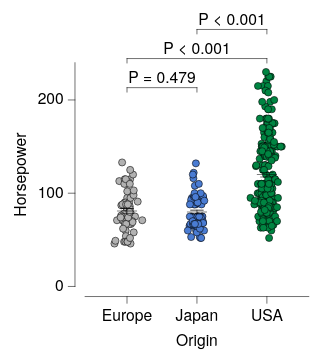

Write the Vega-Lite specification saved for this chart.
### Vega-Lite specification from a JSON file in a GitHub repository (floating-point values rounded to 4 significant figures; data arrays with more than 128 entries replaced by an {"elided": "..."} marker saying what was removed)
{"background": null, "config": {"arc": {"fill": "#DBDBDB", "fillOpacity": 1.0, "innerRadius": 25.0, "padAngle": 0.03, "stroke": "black", "strokeOpacity": 1, "strokeWidth": 0.25}, "area": {"fill": "#DBDBDB", "fillOpacity": 1.0, "stroke": "black", "strokeOpacity": 1, "strokeWidth": 0.25}, "axis": {"domain": true, "domainCap": "round", "domainColor": "black", "domainWidth": 0.25, "grid": false, "gridCap": "round", "gridColor": "#F1F1F1", "gridDash": [0, 0], "gridOpacity": 1.0, "gridWidth": 0.25, "labelColor": "black", "labelFont": "Helvetica Neue, HelveticaNeue, Helvetica, Arial, sans-serif", "labelFontSize": 7, "labelFontStyle": "normal", "labelFontWeight": 400, "offset": 4.5, "ticks": true, "tickCap": "round", "tickColor": "black", "tickRound": false, "tickSize": 3, "tickWidth": 0.25, "titleColor": "black", "titleFont": "Helvetica Neue, HelveticaNeue, Helvetica, Arial, sans-serif", "titleFontSize": 7, "titleFontStyle": "normal", "titleFontWeight": 400}, "axisX": {"domain": true, "labelAlign": "center", "labelAngle": 0, "labels": true, "ticks": true, "translate": 0}, "axisY": {"domain": true, "labelAlign": "right", "labelAngle": 0, "labels": true, "ticks": true, "translate": 0}, "axisRight": {"domain": true, "labelAlign": "left", "labelAngle": 0, "labels": true, "ticks": true, "translate": 0}, "axisTop": {"domain": true, "labelAlign": "center", "labelAngle": 0, "labels": true, "ticks": true, "translate": 0}, "axisBand": {"tickOffset": 0}, "bar": {"fill": "#DBDBDB", "fillOpacity": 1.0, "stroke": "black", "strokeOpacity": 1, "strokeWidth": 0.25}, "boxplot": {"size": 9.0, "ticks": {"cornerRadius": 0.25, "fill": "black", "opacity": 1, "size": 4.5, "thickness": 0.25}, "box": {"fillOpacity": 1.0, "stroke": "black", "strokeOpacity": 1, "strokeWidth": 0.25}, "median": {"cornerRadius": 0, "fill": "black", "fillOpacity": 1.0, "opacity": 1, "size": 9.0, "thickness": 0.25}, "rule": {"fill": "black", "fillOpacity": 1.0, "size": 10.0, "stroke": "black", "strokeDash": [0, 0], "strokeOpacity": 1, "strokeWidth": 0.25}, "outliers": {"color": "black", "fill": "black", "fillOpacity": 1.0, "size": 0, "stroke": "black", "strokeOpacity": 1, "strokeWidth": 0.25}}, "circle": {"fill": "black", "fillOpacity": 1.0, "size": 1.25, "stroke": null, "strokeOpacity": 1, "strokeWidth": 0.25}, "errorband": {"band": {"fillOpacity": 0.6, "stroke": null, "strokeWidth": 0.25, "strokeOpacity": 1}, "borders": {"opacity": 0, "strokeOpacity": 0.25, "strokeWidth": 1}}, "errorbar": {"opacity": 1, "rule": {"strokeDash": [0, 0], "strokeWidth": 0.25}, "ticks": {"color": "black", "cornerRadius": 0.125, "opacity": 1, "size": 6.0, "thickness": 0.25}, "thickness": 0.25}, "font": "Helvetica Neue, HelveticaNeue, Helvetica, Arial, sans-serif", "geoshape": {"fill": "#DBDBDB", "fillOpacity": 1.0, "stroke": "black", "strokeOpacity": 1, "strokeWidth": 0.25}, "header": {"labelColor": "black", "labelFont": "Helvetica Neue, HelveticaNeue, Helvetica, Arial, sans-serif", "labelFontSize": 7, "labelFontStyle": "normal", "labelFontWeight": 400, "titleColor": "black", "titleFont": "Helvetica Neue, HelveticaNeue, Helvetica, Arial, sans-serif", "titleFontSize": 7, "titleFontStyle": "normal", "titleFontWeight": 400, "titlePadding": 0}, "legend": {"disable": false, "offset": 4.5, "titlePadding": 4, "labelOffset": 2, "gradientLabelOffset": 2, "gradientLength": 50.0, "gradientThickness": 5.0, "gradientOpacity": 1.0, "gradientStrokeColor": "black", "gradientStrokeWidth": 0.25, "labelColor": "black", "labelFont": "Helvetica Neue, HelveticaNeue, Helvetica, Arial, sans-serif", "labelFontSize": 7, "labelFontStyle": "normal", "labelFontWeight": 400, "strokeColor": "black", "strokeWidth": 0, "symbolSize": 42, "symbolStrokeColor": "black", "symbolStrokeWidth": 0.25, "titleColor": "black", "titleFont": "Helvetica Neue, HelveticaNeue, Helvetica, Arial, sans-serif", "titleFontSize": 7, "titleFontStyle": "normal", "titleFontWeight": 400}, "line": {"color": "black", "stroke": "black", "strokeCap": "butt", "strokeDash": [0, 0], "strokeOpacity": 1, "strokeWidth": 0.5}, "point": {"filled": true, "fill": "#DBDBDB", "fillOpacity": 1.0, "size": 5.0, "stroke": "black", "strokeOpacity": 1, "strokeWidth": 0.25}, "range": {"category": ["#B2B2B2", "#4A7CD3", "#008542", "#664CAF", "#509F98", "#636363", "#284F93", "#005226", "#382864", "#285753"], "diverging": {"scheme": ["#443E60", "#5F597E", "#7C759B", "#9994B6", "#B7B4CC", "#D6D5DC", "#F6F6F6", "#D1DAD9", "#A4C2BF", "#7AA9A4", "#578E89", "#37736E", "#1B5954"]}, "heatmap": {"scheme": ["#440154", "#472270", "#433E82", "#38598C", "#2C728E", "#238A8D", "#24A086", "#39B578", "#5DC862", "#96D646", "#CAE02D", "#FDE724"]}, "ordinal": {"scheme": ["#F1F1F1", "#DBDBDB", "#C6C6C6", "#B2B2B2", "#9D9D9D", "#898989", "#767676", "#636363", "#515151", "#404040", "#2F2F2F", "#1F1F1F"]}, "ramp": {"scheme": ["#440154", "#472270", "#433E82", "#38598C", "#2C728E", "#238A8D", "#24A086", "#39B578", "#5DC862", "#96D646", "#CAE02D", "#FDE724"]}}, "rule": {"color": "black", "stroke": "black", "strokeCap": "round", "strokeDash": [2, 2], "strokeOpacity": 1, "strokeWidth": 0.25}, "scale": {"barBandPaddingInner": 0.1, "rectBandPaddingInner": 0, "tickBandPaddingInner": 0.1, "bandPaddingOuter": 0.1, "bandWithNestedOffsetPaddingInner": 0.2, "bandWithNestedOffsetPaddingOuter": 0.2, "offsetBandPaddingInner": 0, "offsetBandPaddingOuter": 0, "round": false}, "rect": {"fill": "#DBDBDB", "fillOpacity": 1.0, "stroke": "black", "strokeOpacity": 1, "strokeWidth": 0.25}, "square": {"fill": "#DBDBDB", "fillOpacity": 1.0, "size": 10.0, "stroke": "black", "strokeOpacity": 1, "strokeWidth": 0.25}, "text": {"color": "black", "font": "Helvetica Neue, HelveticaNeue, Helvetica, Arial, sans-serif", "fontSize": 7, "fontStyle": "normal", "fontWeight": 400}, "tick": {"color": "black", "cornerRadius": 0.125, "opacity": 1.0, "size": 9.0, "thickness": 0.25}, "title": {"anchor": "middle", "frame": "group", "color": "black", "font": "Helvetica Neue, HelveticaNeue, Helvetica, Arial, sans-serif", "fontSize": 7, "fontStyle": "normal", "fontWeight": 400, "subtitleColor": "black", "subtitleFont": "Helvetica Neue, HelveticaNeue, Helvetica, Arial, sans-serif", "subtitleFontSize": "Helvetica Neue, HelveticaNeue, Helvetica, Arial, sans-serif", "subtitleFontStyle": "normal", "subtitleFontWeight": 400}, "trail": {"color": "black", "opacity": 1, "size": 0.5}, "view": {"continuousWidth": 100, "continuousHeight": 100, "discreteWidth": 100, "discreteHeight": 100, "fill": null, "stroke": null, "strokeWidth": 0.25}}, "layer": [{"data": {"name": "data-53eecb024a78fdc2be808dcfdc3af7a2"}, "mark": {"type": "circle", "opacity": 1.0, "size": 10.0, "stroke": "black", "strokeOpacity": 1, "strokeWidth": 0.25}, "encoding": {"color": {"field": "Origin", "legend": null, "scale": {"domain": ["Europe", "Japan", "USA"]}, "sort": ["Europe", "Japan", "USA"], "title": null, "type": "nominal"}, "x": {"axis": {}, "field": "Origin", "scale": {"domain": ["Europe", "Japan", "USA"]}, "sort": ["Europe", "Japan", "USA"], "title": "Origin", "type": "nominal"}, "xOffset": {"field": "jitter_x", "scale": {"domain": [-7.33, 7.33], "range": [5.17, 19.83]}, "type": "quantitative"}, "y": {"field": "Horsepower", "title": "Horsepower", "type": "quantitative"}}}, {"data": {"name": "data-6c4882663eaca411296217af4f5e04f9"}, "mark": {"type": "errorbar"}, "encoding": {"x": {"axis": {}, "field": "Origin", "scale": {"domain": ["Europe", "Japan", "USA"]}, "sort": ["Europe", "Japan", "USA"], "title": "Origin", "type": "nominal"}, "y": {"field": "__mean", "title": "Horsepower", "type": "quantitative"}, "yError": {"field": "__error"}}}, {"data": {"name": "data-6c4882663eaca411296217af4f5e04f9"}, "mark": {"type": "tick"}, "encoding": {"x": {"axis": {}, "field": "Origin", "scale": {"domain": ["Europe", "Japan", "USA"]}, "sort": ["Europe", "Japan", "USA"], "title": "Origin", "type": "nominal"}, "y": {"field": "__mean", "title": "Horsepower", "type": "quantitative"}}}, {"layer": [{"layer": [{"data": {"values": [{"x": "USA", "x2": "Europe", "y": 230.0, "__dysonsphere__": 1}]}, "mark": {"type": "rule", "strokeCap": "round", "strokeDash": [0, 0], "strokeWidth": 0.25, "yOffset": -6.0}, "encoding": {"x": {"value": 81.25}, "x2": {"value": 18.75}, "y": {"field": "y", "type": "quantitative"}}}, {"data": {"values": [{"x": "USA", "y": 230.0, "y2": 230.0, "__dysonsphere__": 1}]}, "mark": {"type": "rule", "strokeCap": "round", "strokeDash": [0, 0], "strokeWidth": 0.25, "y2Offset": -4.0, "yOffset": -6.0}, "encoding": {"x": {"value": 81.25}, "y": {"field": "y", "type": "quantitative"}, "y2": {"field": "y2"}}}, {"data": {"values": [{"x": "Europe", "y": 230.0, "y2": 230.0, "__dysonsphere__": 1}]}, "mark": {"type": "rule", "strokeCap": "round", "strokeDash": [0, 0], "strokeWidth": 0.25, "y2Offset": -4.0, "yOffset": -6.0}, "encoding": {"x": {"value": 18.75}, "y": {"field": "y", "type": "quantitative"}, "y2": {"field": "y2"}}}, {"data": {"values": [{"y": 230.0, "label": "P < 0.001", "__dysonsphere__": 1}]}, "mark": {"type": "text", "align": "center", "dy": -10.0, "fontSize": 7}, "encoding": {"text": {"field": "label", "type": "nominal"}, "x": {"value": 50.0}, "y": {"field": "y", "type": "quantitative"}}}]}, {"layer": [{"data": {"values": [{"x": "Europe", "x2": "Japan", "y": 230.0, "__dysonsphere__": 1}]}, "mark": {"type": "rule", "strokeCap": "round", "strokeDash": [0, 0], "strokeWidth": 0.25, "yOffset": 7.0}, "encoding": {"x": {"value": 18.75}, "x2": {"value": 50.0}, "y": {"field": "y", "type": "quantitative"}}}, {"data": {"values": [{"x": "Europe", "y": 230.0, "y2": 230.0, "__dysonsphere__": 1}]}, "mark": {"type": "rule", "strokeCap": "round", "strokeDash": [0, 0], "strokeWidth": 0.25, "y2Offset": 9.0, "yOffset": 7.0}, "encoding": {"x": {"value": 18.75}, "y": {"field": "y", "type": "quantitative"}, "y2": {"field": "y2"}}}, {"data": {"values": [{"x": "Japan", "y": 230.0, "y2": 230.0, "__dysonsphere__": 1}]}, "mark": {"type": "rule", "strokeCap": "round", "strokeDash": [0, 0], "strokeWidth": 0.25, "y2Offset": 9.0, "yOffset": 7.0}, "encoding": {"x": {"value": 50.0}, "y": {"field": "y", "type": "quantitative"}, "y2": {"field": "y2"}}}, {"data": {"values": [{"y": 230.0, "label": "P = 0.479", "__dysonsphere__": 1}]}, "mark": {"type": "text", "align": "center", "dy": 3.0, "fontSize": 7}, "encoding": {"text": {"field": "label", "type": "nominal"}, "x": {"value": 34.38}, "y": {"field": "y", "type": "quantitative"}}}]}, {"layer": [{"data": {"values": [{"x": "USA", "x2": "Japan", "y": 230.0, "__dysonsphere__": 1}]}, "mark": {"type": "rule", "strokeCap": "round", "strokeDash": [0, 0], "strokeWidth": 0.25, "yOffset": -19.0}, "encoding": {"x": {"value": 81.25}, "x2": {"value": 50.0}, "y": {"field": "y", "type": "quantitative"}}}, {"data": {"values": [{"x": "USA", "y": 230.0, "y2": 230.0, "__dysonsphere__": 1}]}, "mark": {"type": "rule", "strokeCap": "round", "strokeDash": [0, 0], "strokeWidth": 0.25, "y2Offset": -17.0, "yOffset": -19.0}, "encoding": {"x": {"value": 81.25}, "y": {"field": "y", "type": "quantitative"}, "y2": {"field": "y2"}}}, {"data": {"values": [{"x": "Japan", "y": 230.0, "y2": 230.0, "__dysonsphere__": 1}]}, "mark": {"type": "rule", "strokeCap": "round", "strokeDash": [0, 0], "strokeWidth": 0.25, "y2Offset": -17.0, "yOffset": -19.0}, "encoding": {"x": {"value": 50.0}, "y": {"field": "y", "type": "quantitative"}, "y2": {"field": "y2"}}}, {"data": {"values": [{"y": 230.0, "label": "P < 0.001", "__dysonsphere__": 1}]}, "mark": {"type": "text", "align": "center", "dy": -23.0, "fontSize": 7}, "encoding": {"text": {"field": "label", "type": "nominal"}, "x": {"value": 65.62}, "y": {"field": "y", "type": "quantitative"}}}]}], "name": "__dysonsphere_e2f1a2a752fc2087_29"}], "$schema": "https://vega.github.io/schema/vega-lite/v6.4.1.json", "datasets": {"data-53eecb024a78fdc2be808dcfdc3af7a2": {"elided": "400 records"}, "data-6c4882663eaca411296217af4f5e04f9": [{"Origin": "USA", "__mean": 119.9, "__error": 2.529, "__dysonsphere__": 1}, {"Origin": "Europe", "__mean": 81.0, "__error": 2.47, "__dysonsphere__": 1}, {"Origin": "Japan", "__mean": 79.84, "__error": 2.005, "__dysonsphere__": 1}]}}
